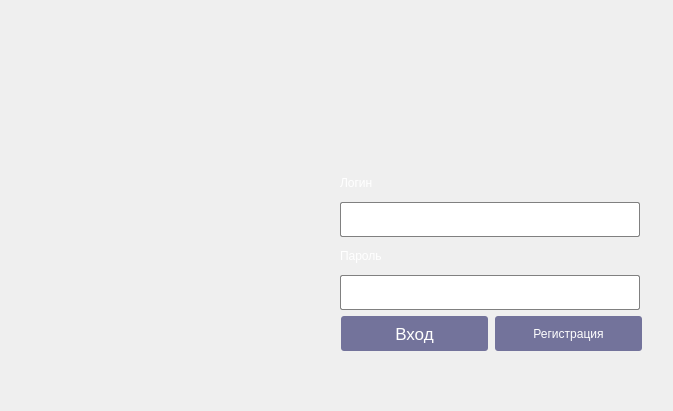
      <widget class="QWidget" name="SignIn">
       <property name="sizePolicy">
        <sizepolicy hsizetype="Expanding" vsizetype="Expanding">
         <horstretch>0</horstretch>
         <verstretch>0</verstretch>
        </sizepolicy>
       </property>
       <property name="maximumSize">
        <size>
         <width>726</width>
         <height>496</height>
        </size>
       </property>
       <widget class="QLabel" name="label_5">
        <property name="geometry">
         <rect>
          <x>50</x>
          <y>110</y>
          <width>271</width>
          <height>251</height>
         </rect>
        </property>
        <property name="styleSheet">
         <string notr="true">image: url(:/Resources/logo.png);</string>
        </property>
        <property name="text">
         <string/>
        </property>
        <property name="pixmap">
         <pixmap>:/Resources/icon_app.png</pixmap>
        </property>
       </widget>
       <widget class="QWidget" name="layoutWidget">
        <property name="geometry">
         <rect>
          <x>50</x>
          <y>380</y>
          <width>614</width>
          <height>22</height>
         </rect>
        </property>
        <layout class="QHBoxLayout" name="horizontalLayout_7">
         <item>
          <spacer name="horizontalSpacer_3">
           <property name="orientation">
            <enum>Qt::Horizontal</enum>
           </property>
           <property name="sizeHint" stdset="0">
            <size>
             <width>25</width>
             <height>20</height>
            </size>
           </property>
          </spacer>
         </item>
         <item>
          <widget class="QLabel" name="signin_error_label">
           <property name="minimumSize">
            <size>
             <width>550</width>
             <height>0</height>
            </size>
           </property>
           <property name="maximumSize">
            <size>
             <width>450</width>
             <height>16777215</height>
            </size>
           </property>
           <property name="styleSheet">
            <string notr="true">QLabel
 {
	font: 10pt &quot;Sans&quot;;
	color: rgb(239, 41, 41)
}</string>
           </property>
           <property name="text">
            <string/>
           </property>
           <property name="alignment">
            <set>Qt::AlignCenter</set>
           </property>
          </widget>
         </item>
         <item>
          <spacer name="horizontalSpacer_4">
           <property name="orientation">
            <enum>Qt::Horizontal</enum>
           </property>
           <property name="sizeHint" stdset="0">
            <size>
             <width>25</width>
             <height>20</height>
            </size>
           </property>
          </spacer>
         </item>
        </layout>
       </widget>
       <widget class="QWidget" name="layoutWidget">
        <property name="geometry">
         <rect>
          <x>340</x>
          <y>170</y>
          <width>304</width>
          <height>181</height>
         </rect>
        </property>
        <layout class="QVBoxLayout" name="verticalLayout">
         <item>
          <widget class="QLabel" name="label_3">
           <property name="autoFillBackground">
            <bool>false</bool>
           </property>
           <property name="styleSheet">
            <string notr="true">QLabel
{
        font: 13pt &quot;Open Sans Light&quot;;
		
	
	color: rgb(255, 255, 255);
}
</string>
           </property>
           <property name="text">
            <string>Логин</string>
           </property>
           <property name="indent">
            <number>0</number>
           </property>
          </widget>
         </item>
         <item>
          <widget class="QLineEdit" name="signin_login_edit">
           <property name="enabled">
            <bool>true</bool>
           </property>
           <property name="sizePolicy">
            <sizepolicy hsizetype="Fixed" vsizetype="Fixed">
             <horstretch>0</horstretch>
             <verstretch>0</verstretch>
            </sizepolicy>
           </property>
           <property name="minimumSize">
            <size>
             <width>300</width>
             <height>35</height>
            </size>
           </property>
           <property name="maximumSize">
            <size>
             <width>300</width>
             <height>16777215</height>
            </size>
           </property>
           <property name="styleSheet">
            <string notr="true">QLineEdit
{
        font: 11pt &quot;Open Sans&quot;;
        border:1px solid  grey ;
        min-height: 33px;
        background: white;
		 border-radius: 2px;
}

QLineEdit:focus
{
        border:1px solid  #161626 ;
} </string>
           </property>
           <property name="maxLength">
            <number>20</number>
           </property>
          </widget>
         </item>
         <item>
          <widget class="QLabel" name="label">
           <property name="styleSheet">
            <string notr="true">QLabel
{
        font: 13pt &quot;Open Sans Light&quot;;
		
	color: rgb(255, 255, 255);
}
</string>
           </property>
           <property name="text">
            <string>Пароль</string>
           </property>
          </widget>
         </item>
         <item>
          <widget class="QLineEdit" name="signin_password_edit">
           <property name="enabled">
            <bool>true</bool>
           </property>
           <property name="minimumSize">
            <size>
             <width>300</width>
             <height>35</height>
            </size>
           </property>
           <property name="maximumSize">
            <size>
             <width>300</width>
             <height>16777215</height>
            </size>
           </property>
           <property name="styleSheet">
            <string notr="true">QLineEdit
{
        font: 11pt &quot;Open Sans&quot;;
        border:1px solid  grey ;
        min-height: 33px;
        background: white;
		 border-radius: 2px;
}

QLineEdit:focus
{
        border:1px solid  #161626 ;
} </string>
           </property>
           <property name="maxLength">
            <number>30</number>
           </property>
           <property name="echoMode">
            <enum>QLineEdit::Password</enum>
           </property>
          </widget>
         </item>
         <item>
          <layout class="QHBoxLayout" name="horizontalLayout">
           <item>
            <widget class="QPushButton" name="signin_signin_button">
             <property name="sizePolicy">
              <sizepolicy hsizetype="Fixed" vsizetype="Fixed">
               <horstretch>0</horstretch>
               <verstretch>0</verstretch>
              </sizepolicy>
             </property>
             <property name="minimumSize">
              <size>
               <width>147</width>
               <height>35</height>
              </size>
             </property>
             <property name="maximumSize">
              <size>
               <width>147</width>
               <height>16777215</height>
              </size>
             </property>
             <property name="font">
              <font>
               <pointsize>13</pointsize>
               <italic>false</italic>
               <bold>false</bold>
              </font>
             </property>
             <property name="styleSheet">
              <string notr="true">QPushButton:enabled
{
                font: 13pt &quot;Open Sans Semibold&quot;;
                background:  #73739b;
                border-radius: 3px;
                min-height:25px;
                padding: 5px;
                outline: 0;
            color: white;
}</string>
             </property>
             <property name="text">
              <string>Вход</string>
             </property>
            </widget>
           </item>
           <item>
            <widget class="QPushButton" name="signin_signup_button">
             <property name="sizePolicy">
              <sizepolicy hsizetype="Fixed" vsizetype="Fixed">
               <horstretch>0</horstretch>
               <verstretch>0</verstretch>
              </sizepolicy>
             </property>
             <property name="minimumSize">
              <size>
               <width>147</width>
               <height>35</height>
              </size>
             </property>
             <property name="maximumSize">
              <size>
               <width>147</width>
               <height>16777215</height>
              </size>
             </property>
             <property name="styleSheet">
              <string notr="true">QPushButton:enabled
{
                font: 13pt &quot;Open Sans Semibold&quot;;
                background:  #73739b;
                border-radius: 3px;
                min-height:25px;
                padding: 5px;
                outline: 0;
            color: white;
}</string>
             </property>
             <property name="text">
              <string>Регистрация</string>
             </property>
            </widget>
           </item>
          </layout>
         </item>
        </layout>
       </widget>
      </widget>
